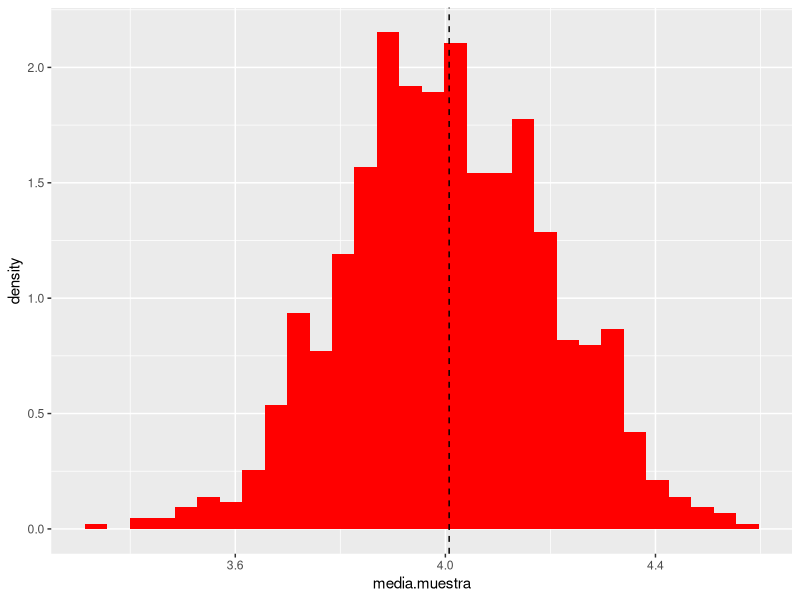
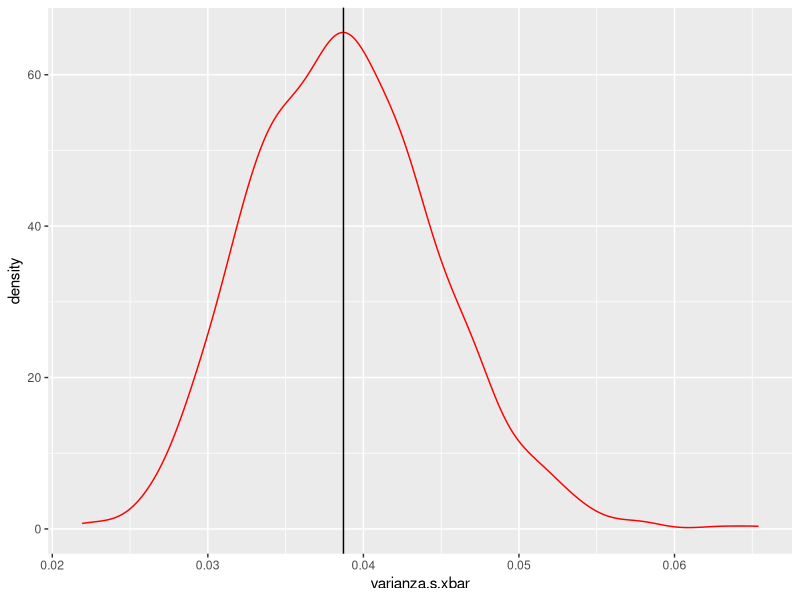

The R script that drew these images, in order:
#.......


# __________________________________________________________FECHA: 17 SEPT 2020

# Simular una base inventada y de ahí calcular múltiples veces el x barra para
#   ver que en promedio le atina
nsim <- 1000 # Cantidad de simulaciones que voy a hacer
N <- 10000 # Tamaño de población
n <- 100 # Tamaño de muestra para cada simulación

#   Lo que está aquí son todas las observaciones.
#   En general, estos son desconocidos, pues son poblacionales
base.datos <- data.frame (x = rpois (N, lambda = 4)) # Esta es la U en la notación
                                                      # Matriz Universo
media.U <- mean (base.datos$x) # Este es el valor real que aproximo con las muestras

media.muestra <- rep (NA, nsim)

#   Ciclo a través de las 1000 simulaciones
for (i in 1:nsim){
  muestra <- sample (base.datos$x, n, replace = FALSE) # Muestra simple s/r
  media.muestra[i] <- mean(muestra) # cada uno de estos x barra
}

mean(media.muestra)

library (ggplot2)
ggplot()+
  geom_histogram (aes (x = media.muestra, y = ..density..), fill = "red")+
  geom_vline (aes (xintercept = media.U), linetype = "dashed")


# Ahora calculamos la varianza de la media
#   Var(xbarra_s) = (1-f)/n * s^2_U
varianza.xbar <- ((1-n/N)/n)*var(base.datos$x)

varianza.s.xbar <- rep (NA, nsim)
for (i in 1:nsim){
  muestra <- sample (base.datos$x, n, replace = FALSE)
  varianza.s.xbar[i] <- ((1-n/N)/n)*var(muestra)
}
mean(varianza.s.xbar)

ggplot()+
  geom_density (aes (x = varianza.s.xbar), color = "red")+
  geom_vline (aes (xintercept = varianza.xbar))







